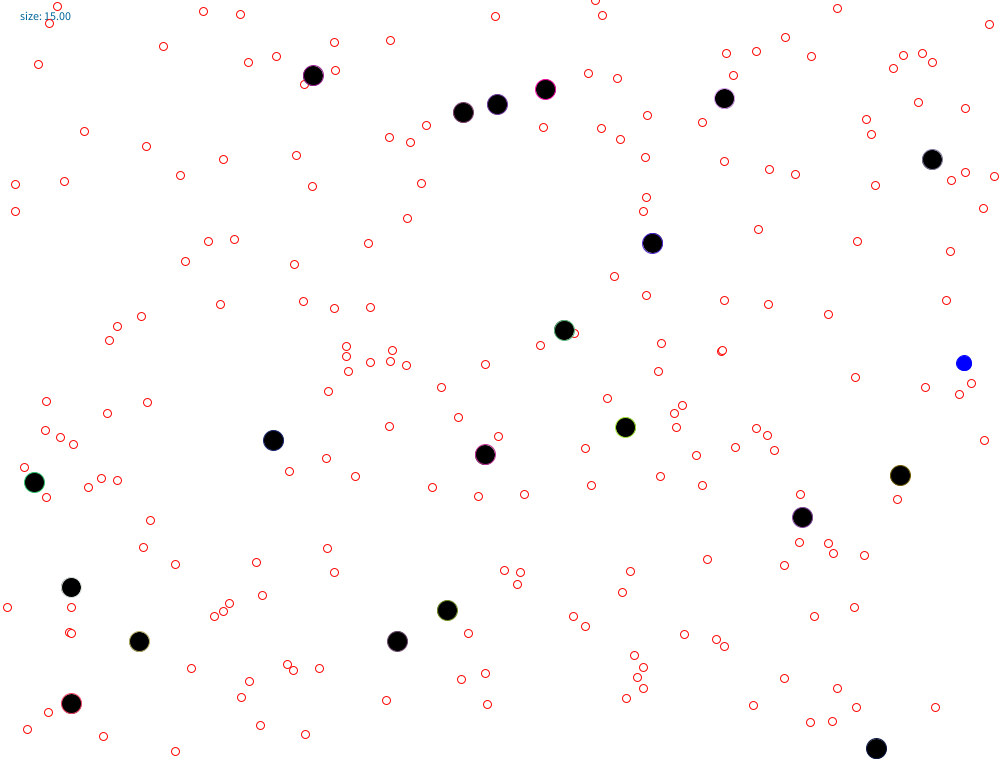
Frame 1 (no input)
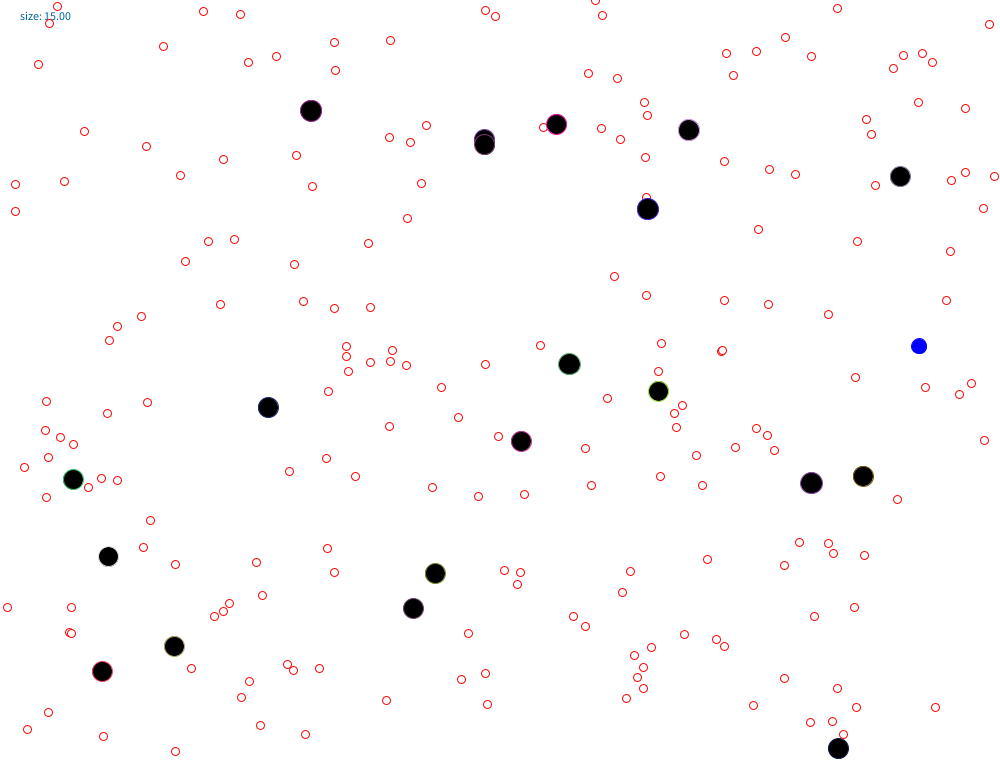
Frame 60 (the mouse pressed at the canvas centre just before this capture)
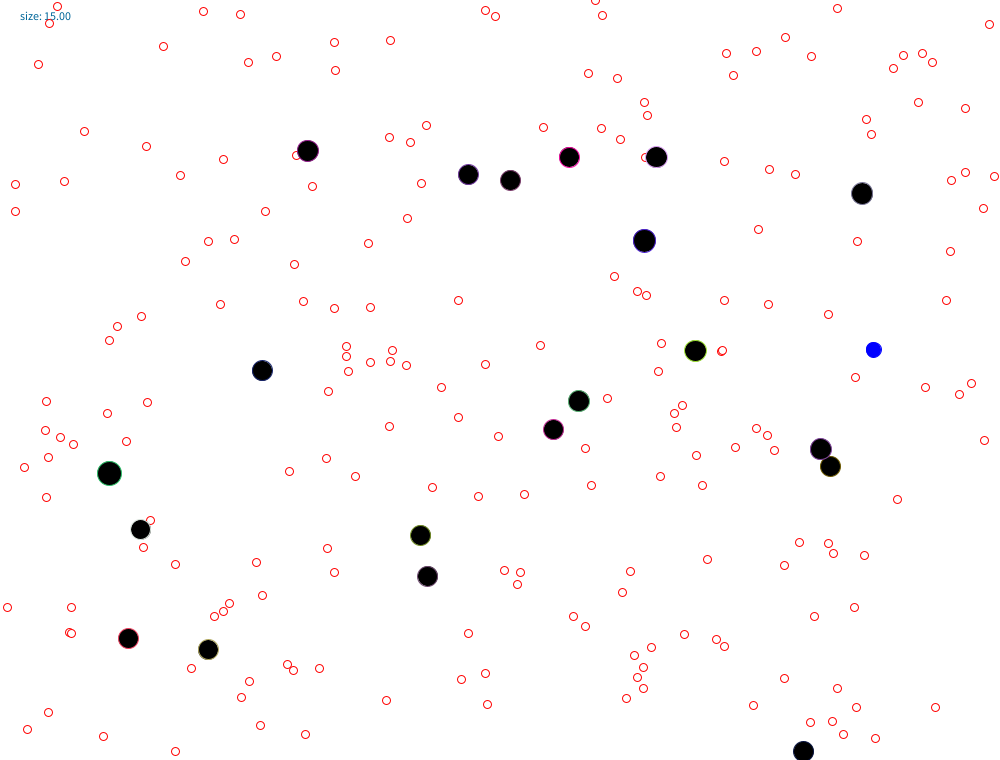
Frame 120 (the mouse held since frame 60 and released just before this capture)

The Processing sketch that drew these frames (run headless with seeded random() and noise(); from frame 60 on, the mouse is pressed at the canvas centre):

// Processing sketch: agarV3
// ── agarV3.pde
Dot[] player;
Dot[] bots;
Dot[] food;

int maxPlayerSplit = 16;

int count = 0;
int initialSize = 20;
int initialPlayerSize = 15;
int foodSize = 8;
int maxSize = 100;

double gradualLossPlayer = 0.001;
double gradualLossBot = 0.0002;

// Can't split below this size
double minSplitSize = 20;

int numFood = 200;

int numBots = 20;

color foodCol = color(255, 0, 0);
color myCol = color(0, 0, 255);

float minDist = 40;

int maxX = 1000;
int maxY = 760;
void setup() {
  size(1000, 760);
  background(255);
  
  // Generate the food
  food = new Dot[numFood];
  for (int i = 0; i < numFood; ++i) {
     food[i] = new Food(foodCol); 
  }
  
  // First dot is always the user.
  player = new Dot[maxPlayerSplit];
  player[0] = new Player(myCol);
  for (int i = 1; i < maxPlayerSplit; ++i) {
    player[i] = new SplitPlayer(myCol);
    // Kill everyone but the first one.
    player[i].makeDead();
  }
  
  // Generate the bots
  bots = new Dot[numBots];
  for (int i = 0; i < numBots; ++i) {
    // new bots have random colors 
    bots[i] = new Bot(color(random(255), random(255), random(255)));
  }
}

void keyPressed() {
  if (key == ' ') {
    handleSplit();
  }
}


void handleSplit() {
  // Count up the number of 'alive' players
  double totalMass = 0;
  int count = 0;
  for (int i = 0; i < player.length; ++i) {
    if (!player[i].isDead() && player[i].getSize() > minSplitSize) {
      count++;
      totalMass += player[i].mass();
    }
  }
    
  double newMass = totalMass / (count*2);
    
  // Now, make a bunch more dots that are alive
  // Get the position
  double midX = player[0].getX();
  double midY = player[0].getY();
    
  int rebirthed = 0;
  for (int i = 0; i < player.length; ++i) {
    if (player[i].isDead() && rebirthed < count) {
      player[i] = new Player(myCol);
      rebirthed++;
      player[i].setPos(midX + random((float)player[0].getSize()),
                       midY + random((float)player[0].getSize()));
    }
      
    // Make sure to set the mass for all players to be the same.
    player[i].setMass(newMass);
  }
}

void draw() {
  frameRate(60);
  background(255);
  
  // Display your score in the corner
  fill(0, 102, 153);
  textSize(12);
  //text("size: " + dots[0].getSize(), maxX - 180,  130, 80, 30);
  text(String.format("size: %.2f", player[0].getSize()), 20,  20);
  
  fill(255);
  // First, draw all the food.
  for (int i = 0; i < food.length; ++i) {
    stroke(foodCol);
    ellipse((float)food[i].getX(), (float)food[i].getY(), 
            (float)foodSize, (float)foodSize); 
  }
  
  // Then, draw all the bots
  for (int i = 0; i < bots.length; ++i) {
    if (!bots[i].isDead()) {
      stroke(bots[i].getColor());
      fill(bots[i].getFill());
      //System.out.println(dots[i].getColor());
      ellipse((float)bots[i].getX(), (float)bots[i].getY(), 
               (float)bots[i].getSize(), (float)bots[i].getSize());
    }
  }
  
  // Then, draw all the player dots
  for (int i = 0; i < player.length; ++i) {
    if (!player[i].isDead()) {
      stroke(player[i].getColor());
      fill(player[i].getFill());
      //System.out.println(dots[i].getColor());
      ellipse((float)player[i].getX(), (float)player[i].getY(), 
               (float)player[i].getSize(), (float)player[i].getSize());
    }
  }
  
  // Then, move all the bots
  for (int i = 0; i < bots.length; ++i) {
     bots[i].move();
  }
  // and the user
  for (int i = 0; i < player.length; ++i) {
     player[i].move();
  }
  
  // Eat food first with the player
  eatFood(player);
  // then with the bots.
  eatFood(bots);
  
  // Player kill bots
  dotsEatDots(player, bots);
  // Bots kill player
  dotsEatDots(bots, player);
  // Bots kill other bots
  dotsEatDots(bots, bots);
  
  // Passive loss for all
  passiveLoss(player);
  passiveLoss(bots);
  
  // Check if we're dead
  checkIfDead(player);
  checkIfDead(bots);
}

void eatFood(Dot[] dots) {
  for (int i = 0; i < dots.length; ++i) {
    // ignore yourself if you're dead
    if (dots[i].isDead()) continue;
    
    for (int j = 0; j < food.length; ++j) {
      if (dots[i].canConsume(food[j])) {
        // First, eat the food.
        dots[i].eat(food[j]);
        
        // Then move the food.
        food[j] = new Food(foodCol);
      }
    }
  }
}

void dotsEatDots(Dot[] p, Dot[] other) {
  for (int i = 0; i < p.length; ++i) {
    // Ignore if dead.
    if (p[i].isDead()) continue;
    
    // Did I eat any other dots?
    for (int j = 0; j < other.length; ++j) {
      // Gotta ignore yourself
      if (p[i] == other[j]) continue;
      // And ignore the other dot if it's dead
      if (other[j].isDead()) continue;
      
      // See if we've eaten another dot
      if (p[i].canConsume(other[j])) {
        // Add the devoured dot to your size.
        p[i].eat(other[j]);
        // Then kill the dot.
        other[j].makeDead();
      }
    }
  }
}

void checkIfDead(Dot[] dots) {
  for (int i = 0; i < dots.length; ++i) {
    if (dots[i].isDead()) {
      if (i == 0) {
        System.out.println("I'm dead..." + count++);
      }
      dots[i].ticDead(); 
      dots[i].reset();
    }
  }
}

void passiveLoss(Dot[] dots) {
  // Also, do the passive loss thing
  for (int i = 0; i < dots.length; ++i) {
    if (!dots[i].isDead()) {
      dots[i].passiveLoss(); 
    }
  } 
}
// ── Dot.pde
class Dot {
  protected double size; // size, speed is related to size
  protected double x,y;  // position
  protected color c;
  protected int deadTime;
 
  public Dot(color c) {
    this.c = c;
    size = initialSize;
    deadTime = 0;
    x = random(1000);
    y = random(760);
  }
  
  public color getFill() {
    return 0;  
  }
  
  public void makeDead() {
    deadTime = 10; 
  }
  public void ticDead() {
    deadTime = Math.max(0, deadTime - 1);
  }
  public boolean isDead() {
     return deadTime > 0;
  }
  public void reset() {
    size = initialSize;
    
    x = random(maxX);
    y = random(maxY);
  }
  
  public double getSpeed() {
    //return Math.max(20.0/size, 1.0);
    return 1.0/Math.pow(size, 0.1);
  }
  
  public double mass() {
    return PI*size*size; 
  }
  public void setMass(double mass) {
    size = Math.min(Math.sqrt(mass/PI), maxSize);
  }
  // What to do when I eat another dot
  public void eat(Dot other) {
    // Increase size proportional to the mass of the other
    double newMass = mass() + other.mass();
    size = Math.sqrt(newMass/PI);
    size = Math.min(size, maxSize);
  } 
  
  public double getSize() {
    return size; 
  }
  
  public color getColor() {
    return c;
  }
  
  public double getX() {
    return x;
  }
  
  public double getY() {
    return y; 
  }
  
  /**
   * Functions for moving a dot
   */
  public void moveX(double i) {
    x += i * getSpeed();
    if (x >= maxX) x = maxX - 1;
  }
  public void moveY(double i) {
    y += i * getSpeed();
    if (y >= maxY) y = maxY - 1;
  }
  public void move() {
    // Does nothing
  }
  public void setPos(double x, double y) {
    this.x = x;
    this.y = y;
  }
  
  public void passiveLoss() {
    // Does nothing 
  }
  
  private double dist(Dot other) {
    return Math.sqrt(Math.pow((int)x - (int)other.x, 2.0) +
                            Math.pow((int)y - (int)other.y, 2.0));
  }
  public boolean canConsume(Dot other) {
    // If the distance to other dot's x,y is less than my size, I'm close to it.
    double dist = dist(other);
    if (dist < size/2.0) {
      // Can always eat food
      if (other instanceof Food) {
        return true; 
      }
      // I can consume if my mass is 25% larger than the other mass
      return mass() > 1.25 * other.mass();
    }
    return false;
  }
}
// ── SpecificDot.pde
class Player extends Dot {
  public Player(color c) {
    super(c);
    
    size = initialPlayerSize;
  }
  
  public color getFill() {
    return c;
  }
  
  public void reset() {
    size = initialPlayerSize;
    
    x = random(maxX);
    y = random(maxY);  
  }
  
  public void move() {
    // Move your dot toward the mouse pointer
    double dX = mouseX - x;
    double dY = mouseY - y;
    // Move a max of 1 in either direction
    double myMoveX = dX / Math.max(Math.abs(dY), Math.abs(dX));
    double myMoveY = dY / Math.max(Math.abs(dY), Math.abs(dX));
    moveX(myMoveX);
    moveY(myMoveY);
  }
  
  // Gradually loses mass over time.
  public void passiveLoss() {
    // Reduce mass by .1% every time
    double newMass = (1 - gradualLossPlayer) * mass();
    size = Math.sqrt(newMass/PI);
    
    // Don't get too small
    size = Math.max(size, initialPlayerSize);
  }
}
class SplitPlayer extends Player {
  public SplitPlayer(color c) {
    super(c);
  }
  
  public void ticDead() {
    // Do nothing, as I'll always remain dead.
  }
}

class Food extends Dot {
  public Food(color c) {
    super(c);
    
    size = foodSize;
  }
  
  public color getFill() {
    return foodCol; 
  }
  
  // Do nothing
  public void move() {
    return;
  }
  
  // Always return food size
  public double getSize() {
    return foodSize; 
  }
  
  /**
   * Food will never be "crossing" another dot (it will never consume it)
   */
  public boolean isCrossing(Dot other) {
    return false; 
  }
  
  public void reset() {
    size = foodSize;
    boolean otherAlive = false;
    for (int i = 0; i < player.length; ++i) {
      if (!player[i].isDead()) {
        otherAlive = true;
        break;
      }
    }
    
    // If someone is alive, just delete yourself.
    if (otherAlive) {
      makeDead();
    }
    else {
      x = random(maxX);
      y = random(maxY);
    }
  }
  
  public void passiveLoss() {
    // Does nothing 
  }
}

class Bot extends Dot {
  private int dotEatingIndex; // The dot it will be chasing (food, other bot, or player--in that order)

  public Bot(color c) {
    super(c);
    
    size = initialSize;
    dotEatingIndex = Math.round(random(numFood + numBots));
  }
  
  public void reset() {
    size = initialSize;
    
    x = random(maxX);
    y = random(maxY);
    dotEatingIndex = Math.round(random(numFood + numBots));
  }
  
  public void move() {
    // With probability 0.8, move toward the target.
    if (random(1.0) > 0.2) {
      double dX, dY;
      // Kill the player if you're bigger
      if (getSize() > player[0].getSize() && random(1.0) >= 1) {
        dX = player[0].x; dY = player[0].y;
      } else {
        // otherwise, chase food or a bot
        if (dotEatingIndex < numFood) {
          dX = food[dotEatingIndex].x;
          dY = food[dotEatingIndex].y;
        } else {
          dX = food[dotEatingIndex - numFood].x;
          dY = food[dotEatingIndex - numFood].y;
        }
      }
      
      // Find the distance to your location
      dX -= x;
      dY -= y;
      // Move a max of 1 in either direction
      double myMoveX = dX / Math.max(Math.abs(dY), Math.abs(dX));
      double myMoveY = dY / Math.max(Math.abs(dY), Math.abs(dX));
      moveX(myMoveX);
      moveY(myMoveY);
    } else {
      // Otherwise, just move in a random location.
      moveX(random(-1.0, 1.0));
      moveY(random(-1.0, 1.0));
    } 
  }
  
  // Gradually loses mass over time.
  public void passiveLoss() {
    // Reduce mass by .1% every time
    double newMass = (1 - gradualLossBot) * mass();
    size = Math.sqrt(newMass/PI);
    
    // Don't get too small
    size = Math.max(size, initialSize);
  }
}
